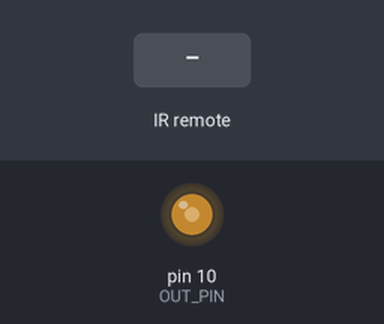
Bench run of a sketch on a simulated Arduino Uno, built with avr-gcc and run on an emulated ATmega328P. On the bench: output pins drawn as LEDs (lit = HIGH). The test bench sets the inputs (shaded band). What the sketch prints to the serial monitor is not drawn.

Above: at 0.44 s.
At 1.6 s:
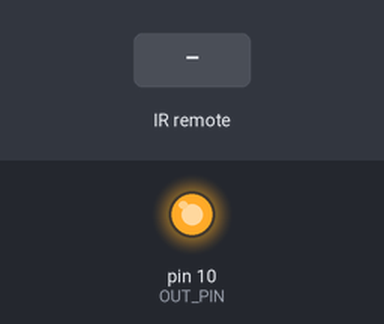
1.7 s: infrared code 0xFFFFFFFF received
Timing chart, 0 to 4.7 s (numbered marks = the images above; inputs shaded):
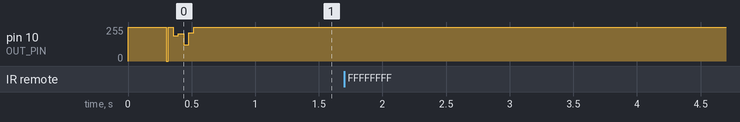

Measured:
- after the input at 1.7 s, every drawn part: stays the same

The sketch:

irmemory.ino
```cpp
/* RGB Remote Control Memory
   by: Toni Röyhy

   date: March 5, 2017

   This sketch uses Ken Shirriff's *awesome* IRremote library:
       https://github.com/shirriff/Arduino-IRremote

   IR Remote Memory is for Banggoods 10W IP65 LED Flood Light With Remote Control Outdoor Lamp AC85-265V
   (http://www.banggood.com/10W-IP65-LED-Flood-Light-With-Remote-Control-Outdoor-Lamp-AC85-265V-p-932033.html)
   witch does not have memory over last used light. So every time Light turns on it will be RED.
   This code is meant for Arduino device witch will be using IR sensor from original light. (INPUt  PIN 11 )
   Arduino output pin ( PIN 10) is connected in place ir light's IR sensor data line.
   Code is repeating all IR commands to the light and has a save/memory funtionality.
   If you press ON while light is on, last command ( Current color) is stored into memory and restored
   when power is restored.

    +-------+
    |   ||  |
    |   ||  |
    |   U   |
    +-------+
     |  |  |
     |  |  |
     1. 2. 3.

     1. Data   -> Arduino PIN11
     2. Ground -> Arduino GROUND
     3. +5V    -> Arduino +5V

       LED controlled board 9V output ( withe wire) -> Arduino VIN

     Arduino is powered from +9V supply witch is driving 10W RGB led ( white wire going into LED module.
     +5V powe output from 3. pin is not enough to powe up arduino

*/

#include <IRremote.h> // Include the IRremote library
#include <EEPROM.h>

/* Setup constants for China RGB IR Remote: */
#define NUM_BUTTONS (4*6) // The remote has 9 buttons
#define NEC_BITS          32
#define NEC_HDR_MARK    9000
#define NEC_HDR_SPACE   4500
#define NEC_BIT_MARK     560
#define NEC_ONE_SPACE   1690
#define NEC_ZERO_SPACE   560
#define NEC_RPT_SPACE   2250

#define OUTPUT_HIGH digitalWrite(OUT_PIN, HIGH);
#define OUTPUT_LOW  digitalWrite(OUT_PIN, LOW)


/* Connect the output of the IR receiver diode to pin 11. */
const int RECV_PIN = 11;
const int OUT_PIN  = 10;

/* Define the IR remote button codes. We're only using the
   least signinficant two bytes of these codes. Each one
   should actually have 0x007F in front of it. Find these codes
   by running the IRrecvDump example sketch included with
   the IRremote library.

   NOTE: 0x0000 means that button is not defined, this code has no function for that button.

   */

const uint16_t BUTTON_BRIGHT = 0x20DF;
const uint16_t BUTTON_DIM    = 0x20DF;
const uint16_t BUTTON_OFF    = 0x40BF;
const uint16_t BUTTON_ON     = 0xC03F;

const uint16_t BUTTON_R = 0x20DF;
const uint16_t BUTTON_G = 0xA05F;
const uint16_t BUTTON_B = 0x609F;
const uint16_t BUTTON_W = 0xE01F;

const uint16_t BUTTON_R1 = 0x0000;
const uint16_t BUTTON_G1 = 0x0000;
const uint16_t BUTTON_B1 = 0x50AF;
const uint16_t BUTTON_FLASH = 0x0000;

const uint16_t BUTTON_R2 = 0x0000;
const uint16_t BUTTON_G2 = 0x0000;
const uint16_t BUTTON_B2 = 0x0000;
const uint16_t BUTTON_STROBE = 0x0000;

const uint16_t BUTTON_R3   = 0x0000;
const uint16_t BUTTON_G3   = 0x0000;
const uint16_t BUTTON_B3   = 0x0000;
const uint16_t BUTTON_FADE = 0x0000;

const uint16_t BUTTON_R4 = 0x0000;
const uint16_t BUTTON_G4 = 0x0000;
const uint16_t BUTTON_B4 = 0x0000;
const uint16_t BUTTON_SMOOTH = 0x0000;

const uint16_t BUTTON_REPEAT = 0xFFFFFFFF;

uint32_t lastCommand = 0;
uint8_t  echo = 1;
uint8_t  light_on = 0;

/* Initialize the irrecv part of the IRremote  library */
IRrecv irrecv(RECV_PIN);
decode_results results; // This will store our IR received codes

uint32_t get_saved_command() {
  // deserialize lastCommand from EEPROM
  if (0x55 == EEPROM[0]) {
    return  ((uint32_t)EEPROM[1]) << 24 | ((uint32_t)EEPROM[2]) << 16 | ((uint32_t)EEPROM[3]) << 8 | EEPROM[4];
  }
  return BUTTON_G;
}

void save_command() {
  // serialize 32b last command to EEPROM
  EEPROM[0] = 0x55;
  EEPROM[1] = (lastCommand >> 24) & 0xFF;
  EEPROM[2] = (lastCommand >> 16) & 0xFF;
  EEPROM[3] = (lastCommand >> 8) & 0xFF;
  EEPROM[4] = (lastCommand & 0XFF);
  return BUTTON_G;
}


void setup()
{
  Serial.begin(9600); // Use serial to debug.
  irrecv.enableIRIn(); // Start the receiver
  pinMode(OUT_PIN, OUTPUT);
  space(0);
  delay(300);
  sendNEC(0xFFFFFFFF, 32);
  delay(10);

  lastCommand = get_saved_command();
  light_on = 1;
  sendNEC(lastCommand, 32);

}


//+=============================================================================
// Custom delay function that circumvents Arduino's delayMicroseconds limit

void custom_delay_usec(unsigned long uSecs) {
  if (uSecs > 4) {
    unsigned long start = micros();
    unsigned long endMicros = start + uSecs - 4;
    if (endMicros < start) { // Check if overflow
      while ( micros() > start ) {} // wait until overflow
    }
    while ( micros() < endMicros ) {} // normal wait
  }
  //else {
  //  __asm__("nop\n\t"); // must have or compiler optimizes out
  //}
}

void  sendNEC (unsigned long data,  int nbits)
{
  space(1);
  // Header
  mark(NEC_HDR_MARK);
  space(NEC_HDR_SPACE);

  // Data
  for (unsigned long  mask = 1UL << (nbits - 1);  mask;  mask >>= 1) {
    if (data & mask) {
      mark(NEC_BIT_MARK);
      space(NEC_ONE_SPACE);
    } else {
      mark(NEC_BIT_MARK);
      space(NEC_ZERO_SPACE);
    }
  }

  // Footer
  mark(NEC_BIT_MARK);
  space(0);  // Always end with the LED off
}

//+=============================================================================
// Sends an IR mark for the specified number of microseconds.
// The mark output is modulated at the PWM frequency.
//
void  mark (unsigned int time) {
  OUTPUT_LOW;
  if (time > 0) custom_delay_usec(time);
}

//+=============================================================================
// Leave pin off for time (given in microseconds)
// Sends an IR space for the specified number of microseconds.
// A space is no output, so the PWM output is disabled.
//
void  space (unsigned int time) {
  OUTPUT_HIGH;
  if (time > 0) custom_delay_usec(time);
}

void  sendRaw (const unsigned int buf[],  unsigned int len,  unsigned int hz)
{

  for (unsigned int i = 0;  i < len;  i++) {
    //    if (i & 1)  space(buf[i]*USECPERTICK) ;
    //    else        mark (buf[i]*USECPERTICK) ;
    if (i & 1)  mark(buf[i]*USECPERTICK) ;
    else        space (buf[i]*USECPERTICK) ;
  }

  space(0);  // Always end with the LED off
}


// loop() constantly checks for any received IR codes. At the
// end it updates the RGB LED.
void loop() {
  if (irrecv.decode(&results)) {
    /* read the RX'd IR into a 16-bit variable: */
    uint16_t resultCode = (results.value & 0xFFFF);

    // This switch statement checks the received IR code against
    // all of the known codes. Each button press produces a
    // serial output, and has an effect on the LED output.


    Serial.println("decoded:");
    Serial.print("Bits read: ");
    Serial.println(results.bits, DEC);
    Serial.print("Value Read 0x");
    Serial.println(results.value, HEX);
    Serial.print("Decoded code type: ");
    Serial.println(results.decode_type, DEC);
    Serial.println("");

    echo = 1;
    switch (resultCode) {
      case BUTTON_OFF:
        light_on = 0;
        break;

      case BUTTON_ON:
        if ( light_on) {
          sendNEC((0xF7L << 16) | BUTTON_R, 32);
          delay(200);
          sendNEC((0xF7L << 16) | BUTTON_G, 32);
          delay(200);
          sendNEC((0xF7L << 16) | BUTTON_B, 32);
          delay(200);
          sendNEC(lastCommand, 32);
          save_command();
          Serial.println("save");
          echo = 0;
        } else {
          sendNEC(get_saved_command(), 32);
          light_on = 1;
          echo = 0;
        }
        break;
      default:
        if ( light_on) {
          if (results.bits == 32 && results.decode_type == NEC) {
            lastCommand = results.value;
          }
          echo = 1;
        } else {
          sendNEC(get_saved_command(), 32);
          light_on = 1;
          echo = 0;
        }
        break;
    }
    if (echo) {
      Serial.println("***");
      sendRaw( results.rawbuf, results.rawlen, 0);
    }
    irrecv.resume(); // Receive the next value
  }

}
```
